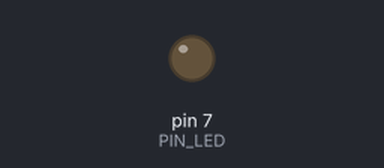
Simulated run of this sketch. Board: Arduino Uno, built with avr-gcc and run on an emulated ATmega328P. On the bench: output pins drawn as LEDs (lit = HIGH). Dashed ring = blinking. At 2.0 s the program stops and its outputs stay as they are.

Above: at 0.5 s.
At 1.85 s:
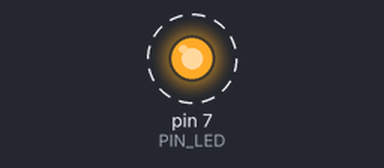
Timing chart, 0 to 3.0 s (numbered marks = the images above):
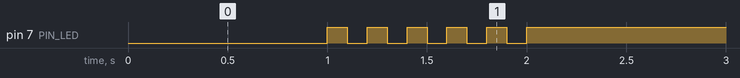

Measured:
- by itself, pin 7 (PIN_LED): alternates HIGH for 0.10 s and LOW for 0.10 s, 11 changes in all, then stays HIGH

The sketch:

05_practice_2.ino
```cpp
#define PIN_LED 7

void setup(){
  pinMode(PIN_LED, OUTPUT);
}

void loop(){

  digitalWrite(PIN_LED, LOW);
  delay(1000);

  for(int i = 0; i<5; i++){
    digitalWrite(PIN_LED, HIGH);
    delay(100);
    digitalWrite(PIN_LED, LOW);
    delay(100);
  }

  while(1){
    digitalWrite(PIN_LED, HIGH);
  }
}
```
